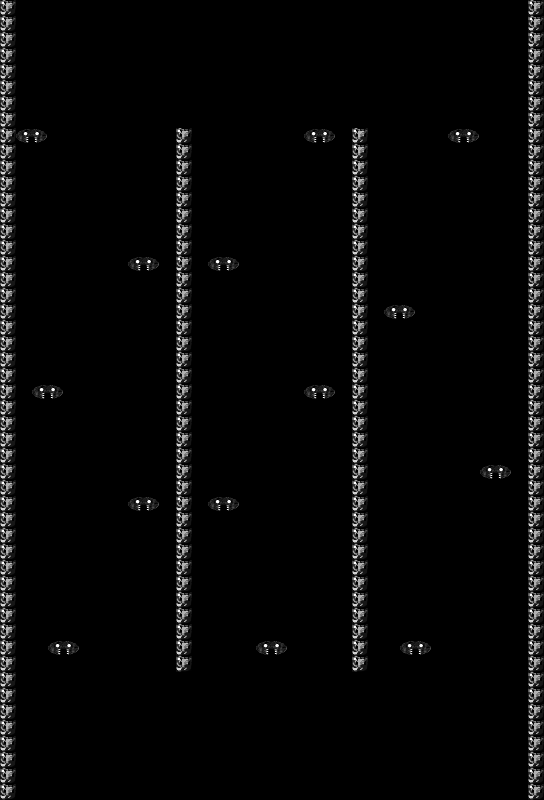

Below is a game level as drawn by its tile map, then a one-line description and the .tmx that defines it (tile-layer data replaced by summaries):
An orthogonal 34x50 tile map with 16x16 px tiles, 2 tile layers (solid, entities), 2 tilesets.

<map version="1.0" orientation="orthogonal" width="34" height="50" tilewidth="16" tileheight="16">
 <tileset firstgid="1" name="wallnew" tilewidth="16" tileheight="16">
  <image source="../wallnew.png" trans="000000" width="32" height="16" />
 </tileset>
 <tileset firstgid="3" name="moversnew" tilewidth="32" tileheight="16">
  <image source="../moversnew.png" trans="000000" width="64" height="16" />
 </tileset>
 <layer name="solid" width="34" height="50">
  <data>[1700 cells, 168 non-empty, 1 distinct tile ids]</data>
 </layer>
 <layer name="entities" width="34" height="50">
  <data>[1700 cells, 14 non-empty, 1 distinct tile ids]</data>
 </layer>
</map>